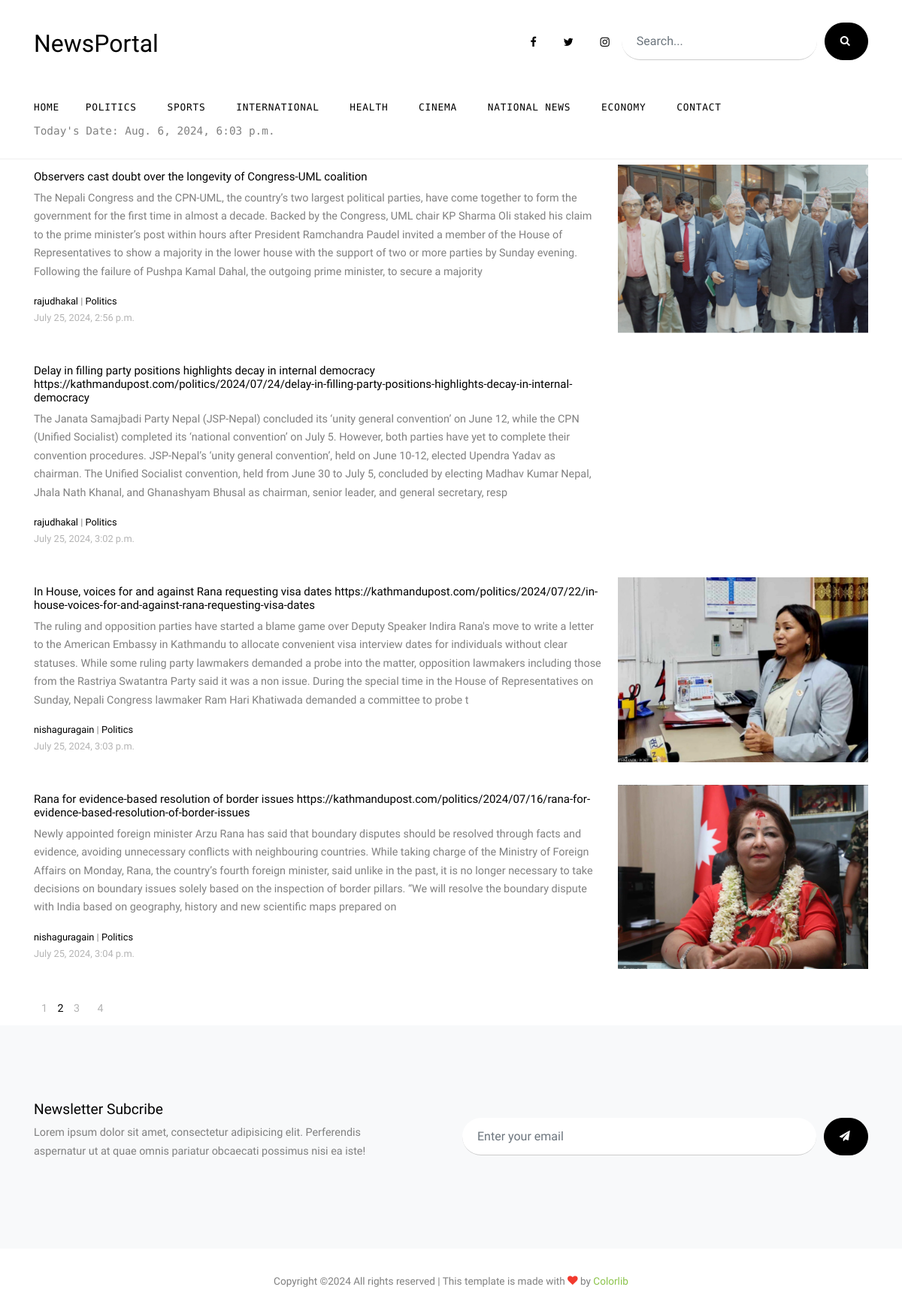
Page /category/1 on the committed database.
### news/models.py (models this page shows, shortened)
class Category(models.Model):
    name = models.CharField(max_length=50)
    class Meta:
        verbose_name_plural = 'News Category'

class News (models.Model):
    title = models.CharField(max_length=255)
    image = models.FileField(upload_to='news')
    description = models.TextField()
    created_date = models.DateTimeField(auto_now_add=True)
    updated_date = models.DateTimeField(auto_now=True)
    posted_by = models.ForeignKey(User, on_delete=models.SET_NULL, null=True, blank=True)
    views_count = models.PositiveIntegerField(default=0)
    is_editorial = models.BooleanField(default=False)
    category = models.ForeignKey(Category, on_delete=models.SET_NULL, null=True, blank=True)
    class Meta:
        verbose_name_plural = 'News'

### news/views.py (the view)
# urls.py: path('category/<int:category_id>', category, name='category'),
def category(request, category_id):
    current_datetime = datetime.now()
    news_category = News.objects.filter(category=category_id)
    context = {
            'news_category' : news_category,
             'date_time' : current_datetime
                      }
    return render(request, 'pages/categories.html',context)

### newsportal/context_processors.py (called while the page is built)
def category(request):
    cat = Category.objects.all()
    return {
        "category" : cat
     }

def social(request):
    social_media = SocialMedia.objects.all().first()
    return {
        "social" : social_media
     }

### templates/pages/categories.html (shortened to what this page needs)
{% extends "partials/layout.html" %}
{% block navbar %}
{% include "partials/navbar.html" %}
{% endblock navbar %}
{% block banner %}
<div class="container">
    <div class="row">
      <div class="col-lg-12">
        <div class="section-title">
          <span class="caption d-block small">Categories</span>
          <h2>Politics</h2>
        </div>
        {% for news in news_category %}
        <div class="post-entry-2 d-flex">
          <div class="thumbnail order-md-2" style="background-image: url('{{news.image.url}}')"></div>
          <div class="contents order-md-1 pl-0">
            <h2><a href="blog-single.html">{{news.title}}</a></h2>
            <p class="mb-3">{{news.description|slice:"0:550"}}</p>
            <div class="post-meta">
              <span class="d-block"><a href="#">{{news.posted_by.first_name}}{{news.posted_by.last_name}}</a> | <a href="#">{{news.category.name}}</a></span>
              <span class="date-read"> {{news.created_date}}</span>
            </div>
          </div>
        </div>
        {% endfor %}
      </div>
    </div>
    <div class="row">
      <div class="col-lg-6">
        <ul class="custom-pagination list-unstyled">
          <li><a href="#">1</a></li>
          <li class="active">2</li>
          <li><a href="#">3</a></li>
          <li><a href="#">4</a></li>
        </ul>
      </div>
    </div>
  </div>
{% endblock banner %}
 {% block footer %}
 {% include "partials/footer.html" %}
 {% endblock footer %}

### templates/partials/layout.html (shortened to what this page needs)
{% load static %}
<!DOCTYPE html>
<html lang="en">
<head>
  <link rel="stylesheet" href="{% static 'fonts/icomoon/style.css' %}">
  <link rel="stylesheet" href="{% static 'css/bootstrap.min.css' %}">
  <link rel="stylesheet" href="{% static 'css/jquery-ui.css' %}">
  <link rel="stylesheet" href="{% static 'css/owl.carousel.min.css' %}">
  <link rel="stylesheet" href="{% static 'css/owl.theme.default.min.css' %}">
  <link rel="stylesheet" href="{% static 'css/owl.theme.default.min.css' %}">
  <link rel="stylesheet" href="{% static 'css/jquery.fancybox.min.css' %}">
  <link rel="stylesheet" href="{% static 'css/bootstrap-datepicker.css' %}">
  <link rel="stylesheet" href="{% static 'fonts/flaticon/font/flaticon.css' %}">
  <link rel="stylesheet" href="{% static 'css/aos.css' %}">
  <link href="{% static 'css/jquery.mb.YTPlayer.min.css' %}" media="all" rel="stylesheet" type="text/css">
  <link rel="stylesheet" href="{% static 'css/style.css' %}">
</head>
<body data-spy="scroll" data-target=".site-navbar-target" data-offset="300">
  <div class="site-wrap">
{% block navbar %}{% endblock navbar %}
    </div>
{% block banner %}{% endblock banner %}
 {% block footer %}{% endblock footer %}
  </div>
</body>
</html>

### templates/partials/navbar.html (shortened to what this page needs)
{% load static %}
<div class="header-top">
    <div class="container">
      <div class="row align-items-center">
        <div class="col-12 col-lg-6 d-flex">
          <a href="{% url "homepage" %}" class="site-logo">
            NewsPortal
          </a>
        </div>
        <div class="col-12 col-lg-6 ml-auto d-flex">
          <div class="ml-md-auto top-social d-none d-lg-inline-block">
            <a href="{{social.facebook}}" class="d-inline-block p-3"><span class="icon-facebook"></span></a>
              <a href="{{social.twitter}}" class="d-inline-block p-3"><span class="icon-twitter"></span></a>
              <a href="{{social.instagram}}" class="d-inline-block p-3"><span class="icon-instagram"></span></a>
          </div>
          <form method="GET" action="{% url "search" %}" class="search-form d-inline-block">
            <div class="d-flex">
              <input type="text" name="query" class="form-control" placeholder="Search...">
              <button type="submit" class="btn btn-secondary" ><span class="icon-search"></span></button>
            </div>
          </form>
        </div>
      </div>
    </div>
    <div class="site-navbar py-2 js-sticky-header site-navbar-target d-none pl-0 d-lg-block" role="banner">
    <div class="container">
      <div class="d-flex align-items-center">
        <div class="mr-auto">
          <nav class="site-navigation position-relative text-right" role="navigation">
            <ul class="site-menu main-menu js-clone-nav mr-auto d-none pl-0 d-lg-block">
              <li class="active">
                <a href="{% url "homepage" %}" class="nav-link text-left">Home</a>
              </li>
              {% for cat in category %}
              <li>
                <a href="{% url "category" cat.id %}" class="nav-link text-left">{{cat.name}}</a>
                             </li>
              {% endfor %}
               <li><a href="{% url "contactme" %}" class="nav-link text-left">Contact</a></li>
            </ul>
          </nav>
          <p>Today's Date: {{ date_time }}</p>
        </div>
      </div>
    </div>
  </div>

### templates/partials/footer.html (shortened to what this page needs)
{% load static %}
<div class="site-section subscribe bg-light">
    <div class="container">
      <form action="{% url "subscribe" %}" method = "post" class="row align-items-center">
        <div class="col-md-5 mr-auto">
          <h2>Newsletter Subcribe</h2>
          <p>Lorem ipsum dolor sit amet, consectetur adipisicing elit. Perferendis aspernatur ut at quae omnis pariatur obcaecati possimus nisi ea iste!</p>
        </div>
        <div class="col-md-6 ml-auto">
          <div class="d-flex">
            <input type="email" name="email" class="form-control" placeholder="Enter your email">
            <button type="submit" class="btn btn-secondary" ><span class="icon-paper-plane"></span></button>
          </div>
        </div>
      </form>
    </div>
  </div>
  <div class="footer">
    <div class="container">
      <div class="row">
        <div class="col-12">
          <div class="copyright">
              <p>
                  Copyright &copy;<script>document.write(new Date().getFullYear());</script> All rights reserved | This template is made with <i class="icon-heart text-danger" aria-hidden="true"></i> by <a href="https://colorlib.com" target="_blank" >Colorlib</a>
                  </p>
          </div>
        </div>
      </div>
    </div>
  </div>

### templates/partials/script.html (shortened to what this page needs)
{% load static %}

### rows in the picture
Category: name "POLITICS"
Category: name "SPORTS"
Category: name "INTERNATIONAL"
Category: name "HEALTH"
Category: name "CINEMA"
Category: name "NATIONAL NEWS"
Category: name "ECONOMY"
News: image (picture), title "Observers cast doubt over the longevity of Congress-UML coalition", description "The Nepali Congress and the CPN-UML, the country’s two largest political parties, have come together to form the government for the first time in almost a decade. Backed by the Congress, UML chair KP Sharma Oli staked his claim to the prime minister’s post within hours after President Ramchandra Paudel invited a member of the House of Representatives to show a majority in the lower house with the support of two or more parties by Sunday evening. Following the failure of Pushpa Kamal Dahal, the outgoing prime minister, to secure a majority", posted_by.first_name "raju", posted_by.last_name "dhakal", category.name "Politics", created_date "July 25, 2024, 2:56 p.m."
News: title "Delay in filling party positions highlights decay in internal democracy https://kathmandupost.com/politics/2024/07/24/delay-in-filling-party-positions-highlights-decay-in-internal-democracy", description "The Janata Samajbadi Party Nepal (JSP-Nepal) concluded its ‘unity general convention’ on June 12, while the CPN (Unified Socialist) completed its ‘national convention’ on July 5. However, both parties have yet to complete their convention procedures. JSP-Nepal’s ‘unity general convention’, held on June 10-12, elected Upendra Yadav as chairman. The Unified Socialist convention, held from June 30 to July 5, concluded by electing Madhav Kumar Nepal, Jhala Nath Khanal, and Ghanashyam Bhusal as chairman, senior leader, and general secretary, resp", posted_by.first_name "raju", posted_by.last_name "dhakal", category.name "Politics", created_date "July 25, 2024, 3:02 p.m."
News: image (picture), title "In House, voices for and against Rana requesting visa dates https://kathmandupost.com/politics/2024/07/22/in-house-voices-for-and-against-rana-requesting-visa-dates", description "The ruling and opposition parties have started a blame game over Deputy Speaker Indira Rana's move to write a letter to the American Embassy in Kathmandu to allocate convenient visa interview dates for individuals without clear statuses. While some ruling party lawmakers demanded a probe into the matter, opposition lawmakers including those from the Rastriya Swatantra Party said it was a non issue. During the special time in the House of Representatives on Sunday, Nepali Congress lawmaker Ram Hari Khatiwada demanded a committee to probe t", posted_by.first_name "nisha", posted_by.last_name "guragain", category.name "Politics", created_date "July 25, 2024, 3:03 p.m."
News: image (picture), title "Rana for evidence-based resolution of border issues https://kathmandupost.com/politics/2024/07/16/rana-for-evidence-based-resolution-of-border-issues", description "Newly appointed foreign minister Arzu Rana has said that boundary disputes should be resolved through facts and evidence, avoiding unnecessary conflicts with neighbouring countries. While taking charge of the Ministry of Foreign Affairs on Monday, Rana, the country’s fourth foreign minister, said unlike in the past, it is no longer necessary to take decisions on boundary issues solely based on the inspection of border pillars. “We will resolve the boundary dispute with India based on geography, history and new scientific maps prepared on", posted_by.first_name "nisha", posted_by.last_name "guragain", category.name "Politics", created_date "July 25, 2024, 3:04 p.m."
